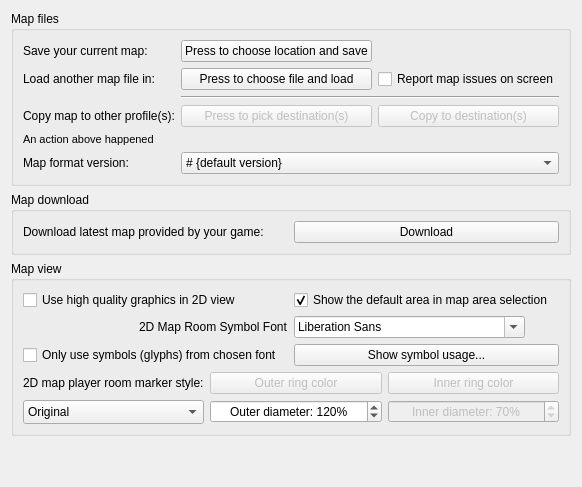
     <widget class="QWidget" name="tab_mapper">
      <attribute name="title">
       <string>Mapper</string>
      </attribute>
      <layout class="QVBoxLayout" name="vBoxLayout_tab_mapper">
       <item>
        <widget class="QGroupBox" name="groupBox_mapFiles">
         <property name="title">
          <string>Map files</string>
         </property>
         <layout class="QGridLayout" name="gridLayout_groupBox_mapFiles">
          <item row="0" column="0">
           <widget class="QLabel" name="label_saveMap">
            <property name="text">
             <string>Save your current map:</string>
            </property>
            <property name="buddy">
             <cstring>pushButton_saveMap</cstring>
            </property>
           </widget>
          </item>
          <item row="0" column="1">
           <widget class="QPushButton" name="pushButton_saveMap">
            <property name="text">
             <string>Press to choose location and save</string>
            </property>
           </widget>
          </item>
          <item row="1" column="0">
           <widget class="QLabel" name="label_loadMap">
            <property name="text">
             <string>Load another map file in:</string>
            </property>
            <property name="buddy">
             <cstring>pushButton_loadMap</cstring>
            </property>
           </widget>
          </item>
          <item row="1" column="1">
           <widget class="QPushButton" name="pushButton_loadMap">
            <property name="text">
             <string>Press to choose file and load</string>
            </property>
           </widget>
          </item>
          <item row="1" column="2">
           <widget class="QCheckBox" name="checkBox_reportMapIssuesOnScreen">
            <property name="toolTip">
             <string>&lt;p&gt;Mudlet now does some sanity checking and repairing to clean up issues that may have arisen in previous version due to faulty code or badly documented commands. However if significant problems are found the report can be quite extensive, in particular for larger maps.&lt;/p&gt;&lt;p&gt;Unless this option is set, Mudlet will reduce the amount of on-screen messages by hiding many texts and showing a suggestion to review the report file instead.&lt;/p&gt;</string>
            </property>
            <property name="text">
             <string>Report map issues on screen</string>
            </property>
           </widget>
          </item>
          <item row="2" column="1" colspan="2">
           <widget class="Line" name="line_aboveCopyMap">
            <property name="orientation">
             <enum>Qt::Horizontal</enum>
            </property>
           </widget>
          </item>
          <item row="3" column="0">
           <widget class="QLabel" name="label_copyMap">
            <property name="text">
             <string>Copy map to other profile(s):</string>
            </property>
            <property name="buddy">
             <cstring>pushButton_chooseProfiles</cstring>
            </property>
           </widget>
          </item>
          <item row="3" column="1">
           <widget class="QPushButton" name="pushButton_chooseProfiles">
            <property name="enabled">
             <bool>false</bool>
            </property>
            <property name="toolTip">
             <string>&lt;p&gt;Select profiles that you want to copy map to, then press the Copy button to the right&lt;/p&gt;</string>
            </property>
            <property name="text">
             <string>Press to pick destination(s)</string>
            </property>
           </widget>
          </item>
          <item row="3" column="2">
           <widget class="QPushButton" name="pushButton_copyMap">
            <property name="enabled">
             <bool>false</bool>
            </property>
            <property name="toolTip">
             <string>&lt;p&gt;Copy map into the selected profiles on the left&lt;/p&gt;</string>
            </property>
            <property name="text">
             <string>Copy to destination(s)</string>
            </property>
           </widget>
          </item>
          <item row="4" column="0" colspan="3">
           <widget class="QLabel" name="label_mapFileActionResult">
            <property name="font">
             <font>
              <pointsize>8</pointsize>
             </font>
            </property>
            <property name="text">
             <string>An action above happened</string>
            </property>
           </widget>
          </item>
          <item row="5" column="0">
           <widget class="QLabel" name="label_mapFileSaveFormatVersion">
            <property name="text">
             <string>Map format version:</string>
            </property>
           </widget>
          </item>
          <item row="5" column="1" colspan="2">
           <widget class="QComboBox" name="comboBox_mapFileSaveFormatVersion">
            <property name="sizePolicy">
             <sizepolicy hsizetype="Minimum" vsizetype="Fixed">
              <horstretch>0</horstretch>
              <verstretch>0</verstretch>
             </sizepolicy>
            </property>
            <property name="maximumSize">
             <size>
              <width>16777215</width>
              <height>16777215</height>
             </size>
            </property>
            <property name="toolTip">
             <string>&lt;p&gt;Change this to a lower version if you need to save your map in a format that can be read by older versions of Mudlet. Doing so will lose the extra data available in the current map format&lt;/p&gt;</string>
            </property>
            <property name="editable">
             <bool>false</bool>
            </property>
            <property name="currentText">
             <string># {default version}</string>
            </property>
            <item>
             <property name="text">
              <string># {default version}</string>
             </property>
            </item>
           </widget>
          </item>
         </layout>
        </widget>
       </item>
       <item>
        <widget class="QGroupBox" name="groupBox_downloadMapOptions">
         <property name="title">
          <string>Map download</string>
         </property>
         <layout class="QGridLayout" name="gridLayout_groupBox_downloadMapOptions">
          <item row="0" column="0">
           <widget class="QLabel" name="label_11">
            <property name="toolTip">
             <string>&lt;p&gt;On games that provide maps for download, you can press this button to get the latest map. Note that this will &lt;span style=&quot; font-weight:600;&quot;&gt;overwrite&lt;/span&gt; any changes you've done to your map, and will use the new map only&lt;/p&gt;</string>
            </property>
            <property name="text">
             <string>Download latest map provided by your game:</string>
            </property>
            <property name="buddy">
             <cstring>buttonDownloadMap</cstring>
            </property>
           </widget>
          </item>
          <item row="0" column="1">
           <widget class="QPushButton" name="buttonDownloadMap">
            <property name="toolTip">
             <string>&lt;p&gt;On games that provide maps for download, you can press this button to get the latest map. Note that this will &lt;span style=&quot; font-weight:600;&quot;&gt;overwrite&lt;/span&gt; any changes you've done to your map, and will use the new map only&lt;/p&gt;</string>
            </property>
            <property name="text">
             <string>Download</string>
            </property>
           </widget>
          </item>
         </layout>
        </widget>
       </item>
       <item>
        <widget class="QGroupBox" name="groupBox_mapOptions">
         <property name="title">
          <string>Map view</string>
         </property>
         <layout class="QGridLayout" name="gridLayout_groupBox_mapOptions">
          <item row="0" column="0">
           <widget class="QCheckBox" name="mMapperUseAntiAlias">
            <property name="toolTip">
             <string>&lt;p&gt;This enables anti-aliasing (AA) for the 2D map view, making it look smoother and nicer. Disable this if you're on a very slow computer.&lt;/p&gt;&lt;p&gt;3D map view always has anti-aliasing enabled.&lt;/p&gt;</string>
            </property>
            <property name="text">
             <string>Use high quality graphics in 2D view</string>
            </property>
           </widget>
          </item>
          <item row="0" column="1">
           <widget class="QCheckBox" name="checkBox_showDefaultArea">
            <property name="toolTip">
             <string>&lt;p&gt;The default area (area id -1) is used by some mapper scripts as a temporary 'holding area' for rooms before they're placed in the correct area&lt;/p&gt;</string>
            </property>
            <property name="text">
             <string>Show the default area in map area selection</string>
            </property>
            <property name="checked">
             <bool>true</bool>
            </property>
           </widget>
          </item>
          <item row="1" column="0" alignment="Qt::AlignRight">
           <widget class="QLabel" name="label_mapSymbolsFont">
            <property name="text">
             <string>2D Map Room Symbol Font</string>
            </property>
           </widget>
          </item>
          <item row="1" column="1" alignment="Qt::AlignLeft">
           <widget class="QFontComboBox" name="fontComboBox_mapSymbols"/>
          </item>
          <item row="2" column="0">
           <widget class="QCheckBox" name="checkBox_isOnlyMapSymbolFontToBeUsed">
            <property name="text">
             <string>Only use symbols (glyphs) from chosen font</string>
            </property>
           </widget>
          </item>
          <item row="2" column="1">
           <widget class="QPushButton" name="pushButton_showGlyphUsage">
            <property name="text">
             <string>Show symbol usage...</string>
            </property>
           </widget>
          </item>
          <item row="3" column="0" colspan="2">
           <widget class="QWidget" name="widget_playerRoomStyle" native="true">
            <layout class="QGridLayout" name="gridLayout_playerRoomStyle">
             <property name="leftMargin">
              <number>0</number>
             </property>
             <property name="topMargin">
              <number>0</number>
             </property>
             <property name="rightMargin">
              <number>0</number>
             </property>
             <property name="bottomMargin">
              <number>0</number>
             </property>
             <item row="0" column="0">
              <widget class="QLabel" name="label_playerRoomStyle">
               <property name="text">
                <string>2D map player room marker style:</string>
               </property>
              </widget>
             </item>
             <item row="0" column="1">
              <widget class="QPushButton" name="pushButton_playerRoomPrimaryColor">
               <property name="enabled">
                <bool>false</bool>
               </property>
               <property name="text">
                <string>Outer ring color</string>
               </property>
              </widget>
             </item>
             <item row="0" column="2">
              <widget class="QPushButton" name="pushButton_playerRoomSecondaryColor">
               <property name="enabled">
                <bool>false</bool>
               </property>
               <property name="text">
                <string>Inner ring color</string>
               </property>
              </widget>
             </item>
             <item row="1" column="0">
              <widget class="QComboBox" name="comboBox_playerRoomStyle">
               <property name="currentIndex">
                <number>0</number>
               </property>
               <property name="sizeAdjustPolicy">
                <enum>QComboBox::AdjustToMinimumContentsLengthWithIcon</enum>
               </property>
               <item>
                <property name="text">
                 <string>Original</string>
                </property>
               </item>
               <item>
                <property name="text">
                 <string>Red ring</string>
                </property>
               </item>
               <item>
                <property name="text">
                 <string>Blue/Yellow ring</string>
                </property>
               </item>
               <item>
                <property name="text">
                 <string>Custom ring</string>
                </property>
               </item>
              </widget>
             </item>
             <item row="1" column="1">
              <widget class="QSpinBox" name="spinBox_playerRoomOuterDiameter">
               <property name="toolTip">
                <string>&lt;p&gt;Percentage ratio (&lt;i&gt;the default is 120%&lt;/i&gt;) of the marker symbol to the space available for the room.&lt;/p&gt;</string>
               </property>
               <property name="alignment">
                <set>Qt::AlignCenter</set>
               </property>
               <property name="suffix">
                <string>%</string>
               </property>
               <property name="prefix">
                <string>Outer diameter: </string>
               </property>
               <property name="minimum">
                <number>50</number>
               </property>
               <property name="maximum">
                <number>200</number>
               </property>
               <property name="value">
                <number>120</number>
               </property>
              </widget>
             </item>
             <item row="1" column="2">
              <widget class="QSpinBox" name="spinBox_playerRoomInnerDiameter">
               <property name="enabled">
                <bool>false</bool>
               </property>
               <property name="toolTip">
                <string>&lt;p&gt;Percentage ratio of the inner diameter of the marker symbol to the outer one (&lt;i&gt;the default is 70%&lt;/i&gt;).&lt;/p&gt;</string>
               </property>
               <property name="alignment">
                <set>Qt::AlignCenter</set>
               </property>
               <property name="suffix">
                <string>%</string>
               </property>
               <property name="prefix">
                <string>Inner diameter: </string>
               </property>
               <property name="maximum">
                <number>83</number>
               </property>
               <property name="value">
                <number>70</number>
               </property>
              </widget>
             </item>
            </layout>
           </widget>
          </item>
         </layout>
        </widget>
       </item>
       <item>
        <spacer name="verticalSpacer_mapper">
         <property name="orientation">
          <enum>Qt::Vertical</enum>
         </property>
         <property name="sizeHint" stdset="0">
          <size>
           <width>20</width>
           <height>40</height>
          </size>
         </property>
        </spacer>
       </item>
      </layout>
     </widget>
